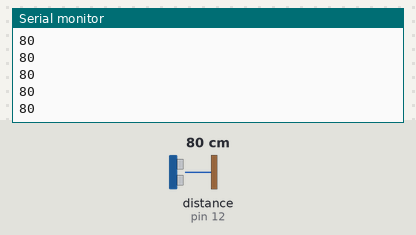
A sketch run on a simulated Arduino Uno, built with avr-gcc and run on an emulated ATmega328P. Shown: the last lines printed to the serial monitor. Wiring (inferred from the names in the program): ultrasonic range finder: trigger pin 13; echo pin 12. The test bench sets the inputs (shaded band); at power-on: distance to the obstacle (sensor on pin 12) 80 cm. The echo pulse lasts 58.3 µs per cm.

Above: at 1.2 s.
1.3 s: distance to the obstacle (sensor on pin 12) set to 2 cm
At 1.8 s:
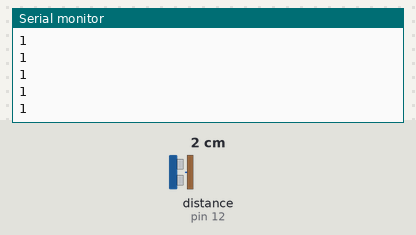
2.8 s: distance to the obstacle (sensor on pin 12) set to 4 cm
At 3.7 s:
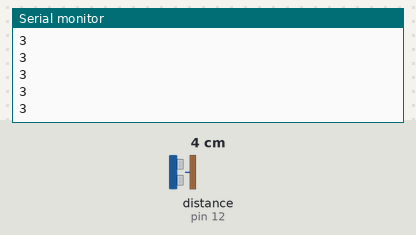
Timing chart, 0 to 5.8 s (numbered marks = the images above; inputs shaded):
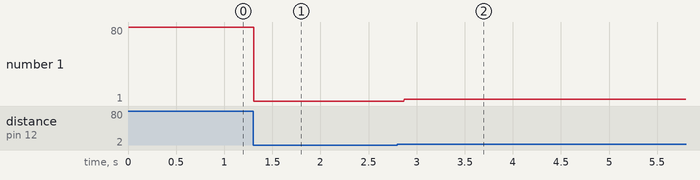

Measured:
- after the input at 1.3 s, the serial monitor: prints a new line at once (image 1)
- after the input at 2.8 s, the serial monitor: prints a new line after 0.07 s (image 2)
- plotted number 1: 80 → 1 after the input at 1.3 s, 1 → 3 after the input at 2.8 s

The sketch:

9_DistanceSensorSerialMonitor.ino
```cpp
int trigPin = 13;
int echoPin = 12;
int buzzerPin=8;
int time;
int distance;


void setup() {
  pinMode(trigPin, OUTPUT);
  pinMode(echoPin,INPUT);
  Serial.begin(9600);
}

void loop() {
  digitalWrite(trigPin, LOW);                         //Initiate the measurement sequence with the ultrasonic sensor.
  delayMicroseconds(5);
  digitalWrite(trigPin, HIGH);
  delayMicroseconds(100);
  digitalWrite(trigPin, LOW);
  time = pulseIn(echoPin, HIGH, 11600);                 //We measure the travel time of the sound wave.
  distance= time*0.0345/2;                               //We calculate the distance with the measured time.
Serial.println(distance);
}
```
